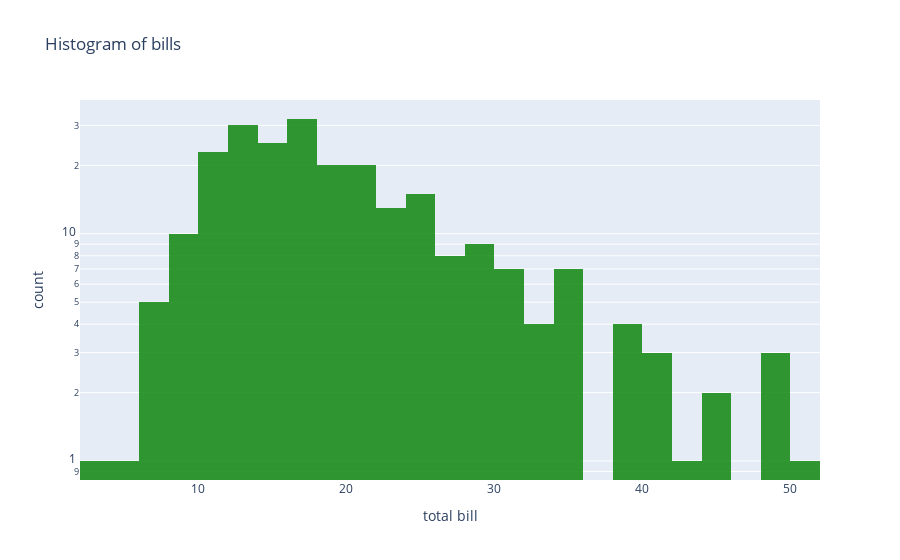

The notebook cell this image was saved under:
### Code cell
import plotly.express as px
df = px.data.tips()
fig = px.histogram(df, x="total_bill",
                   title='Histogram of bills',
                   labels={'total_bill':'total bill'}, # can specify one label per df column
                   opacity=0.8,
                   log_y=True, # represent bars with log scale
                   color_discrete_sequence=['green'] # color of histogram bars
                   )
fig.show()

### Figure 1 — Plotly figure (JSON) as saved in the notebook; plotly's stock layout.template omitted (floating-point values rounded to 4 significant figures; data arrays with more than 128 entries replaced by an {"elided": "..."} marker saying what was removed)
{"data": [{"alignmentgroup": "True", "bingroup": "x", "hovertemplate": "total bill=%{x}<br>count=%{y}<extra></extra>", "legendgroup": "", "marker": {"color": "green", "opacity": 0.8, "pattern": {"shape": ""}}, "name": "", "offsetgroup": "", "orientation": "v", "showlegend": false, "type": "histogram", "x": {"elided": "244 float values"}, "xaxis": "x", "yaxis": "y"}], "layout": {"barmode": "relative", "legend": {"tracegroupgap": 0}, "title": {"text": "Histogram of bills"}, "xaxis": {"anchor": "y", "domain": [0, 1], "title": {"text": "total bill"}}, "yaxis": {"anchor": "x", "domain": [0, 1], "title": {"text": "count"}, "type": "log"}}}
